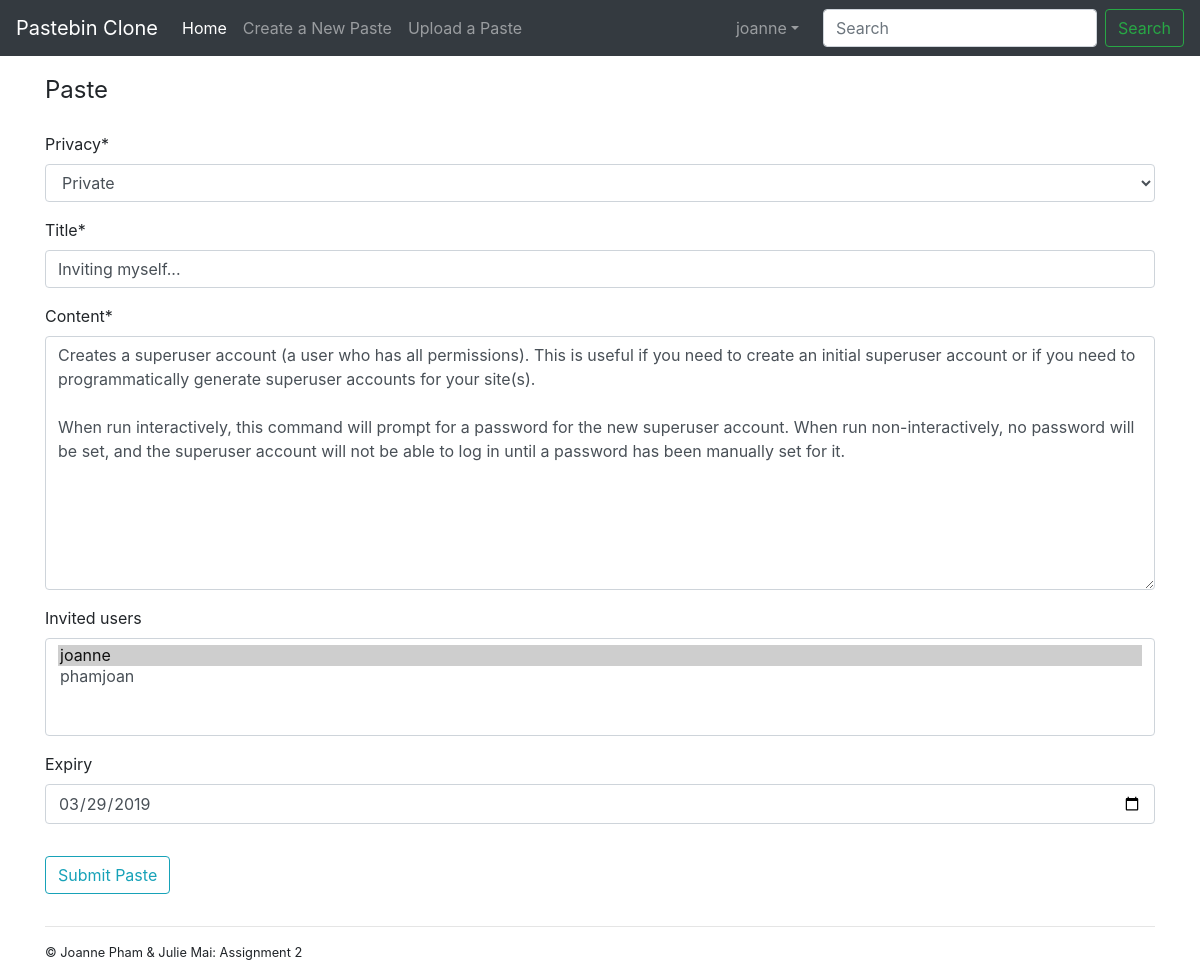
Page /paste/ks5w2u/update/ (signed in) on the committed database.
### home/models.py (models this page shows, shortened)
class Paste(models.Model):
	slug = models.SlugField(max_length=6, unique=True)
	privacy = models.CharField(choices=privacy_choices, max_length=10, default='Private')
	title = models.CharField(max_length=100)
	content = models.TextField()
	date_posted = models.DateTimeField(default=timezone.now)
	author = models.ForeignKey(User, on_delete=models.CASCADE,
		related_name='%(class)s_requests_created')
	invited_users = models.ManyToManyField(User, blank=True)
	status = models.CharField(choices=status_choices, max_length=10, default='Enabled')
	expiry = models.DateField(null=True, blank=True)
	expired = models.BooleanField(default=False)
	@property
	@periodic_task(run_every=crontab(hour=0, minute=0))
	def expired(self):
		if self.expiry is not None:
			return self.expiry <= localtime(now()).date()

### home/views.py (the view, shortened to what this page needs)
# urls.py: path('paste/<str:slug>/update/', PasteUpdateView.as_view(), name='paste-update'),
class PasteUpdateView(LoginRequiredMixin, UserPassesTestMixin, UpdateView):
	model = Paste
	form_class = PasteCreationForm
	def test_func(self):
		paste = self.get_object()
		if self.request.user == paste.author:
			return True
		return False

### home/forms.py
class PasteCreationForm(ModelForm):
	class Meta:
		model = Paste
		fields = ['privacy', 'title','content', 'invited_users', 'expiry']
		widgets = {
			'expiry': DateInput(),
		}

### home/templates/home/paste_form.html (shortened to what this page needs)
{% extends "home/base.html" %}
{% load crispy_forms_tags %}
{% block content %}
	<div class="content-section">
		<form method="POST">
			<fieldset class="form-group">
				<legend class="border-botton mb-4">Paste</legend>
				{{ form|crispy }}
			</fieldset>
			<div class="form-group">
				<button class="btn btn-outline-info" type="submit">Submit Paste</button>
			</div>
		</form>
	</div>
{% endblock content %}

### home/templates/home/base.html (shortened to what this page needs)
<!doctype html>
<html class="no-js" lang="">
<head>
  <link rel="stylesheet" href="https://maxcdn.bootstrapcdn.com/bootstrap/4.0.0/css/bootstrap.min.css">
</head>
{% autoescape on %}
<body>
  <nav class="navbar navbar-expand-md navbar-dark fixed-top bg-dark">
      <a class="navbar-brand" href="{% url 'home' %}">Pastebin Clone</a>
      <div class="collapse navbar-collapse" id="navbarsExampleDefault">
        <ul class="navbar-nav mr-auto">
          <li class="nav-item active">
            <a class="nav-link" href="{% url 'home' %}">Home <span class="sr-only">(current)</span></a>
          </li>
       <a class="nav-item nav-link" href="{% url 'paste-create' %}">Create a New Paste</a>
     	<a class="nav-item nav-link" href="{% url 'upload_paste' %}">Upload a Paste</a>
        </ul>
      <ul class="navbar-nav mr-3">
      {% if user.is_authenticated %}
        <li class="nav-item dropdown">
             <a class="nav-link dropdown-toggle" href="http://example.com" id="dropdown01" data-toggle="dropdown" aria-haspopup="true" aria-expanded="false">{{ user }}</a>
           </li>
      {% endif %}
      </ul>
        <form method="GET" action="{% url 'search' %}" class="form-inline my-2 my-lg-0">
          <input class="form-control mr-sm-2" type="text" placeholder="Search" aria-label="Search" name="q" value="{{ request.GET.q }}">
          <button class="btn btn-outline-success my-2 my-sm-0" type="submit">Search</button>
        </form>
      </div>
    </nav>
  <br>
    <main role="main">
      <div class="container">
        <div class="row">
          <div class="col-md-12">
        <br>
        <br>
        {% block content %}{% endblock %}
          </div>
        </div>
        <hr>
      </div>
    </main>
    <footer class="container">
      <small><p>&copy; Joanne Pham & Julie Mai: Assignment 2</p></small>
    </footer>
</body>
{% endautoescape %}
</html>

### rows in the picture
Paste: privacy "Private", title "Inviting myself...", content "Creates a superuser account (a user who has all permissions). This is useful if you need to create an initial superuser account or if you need to programmatically generate superuser accounts for your site(s). When run interactively, this command will prompt for a password for the new superuser account. When run non-interactively, no password will be set, and the superuser account will not be able to log in until a password has been manually set for it.", expiry "03/29/2019"

### other values in the picture
{{ user }} "joanne"
